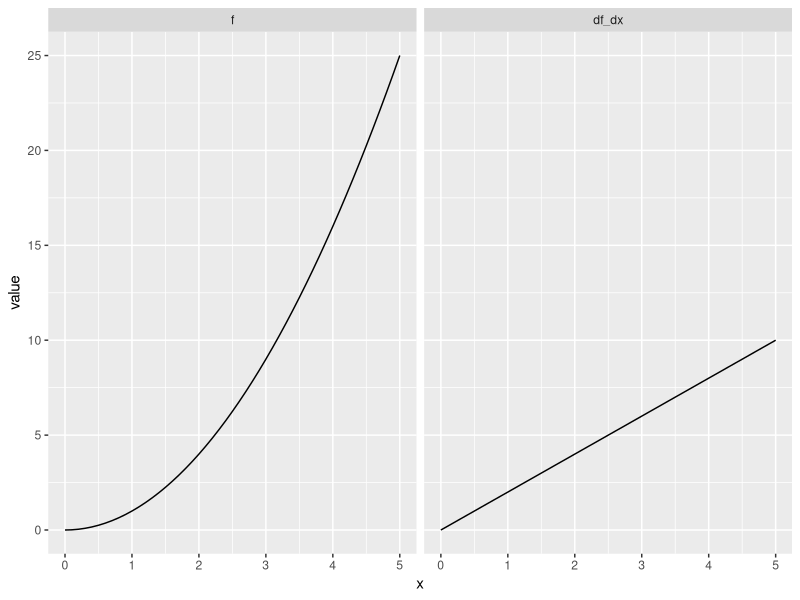
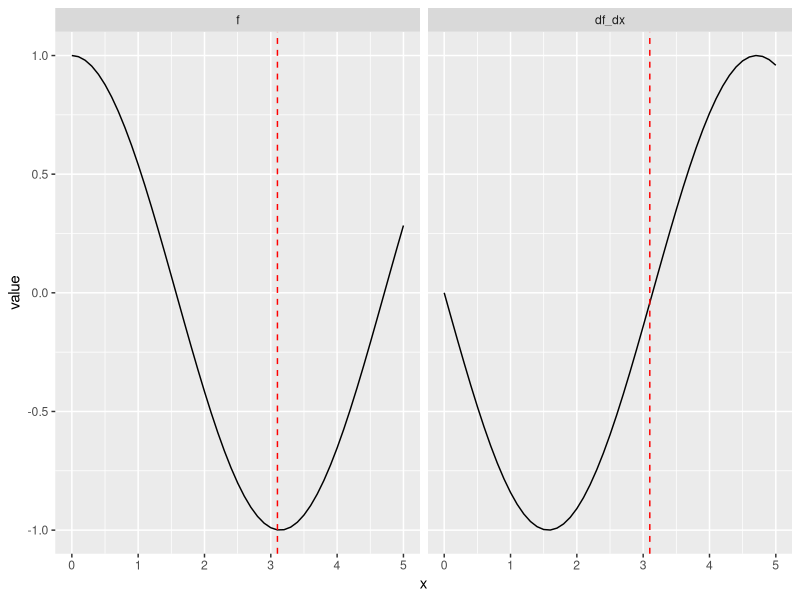
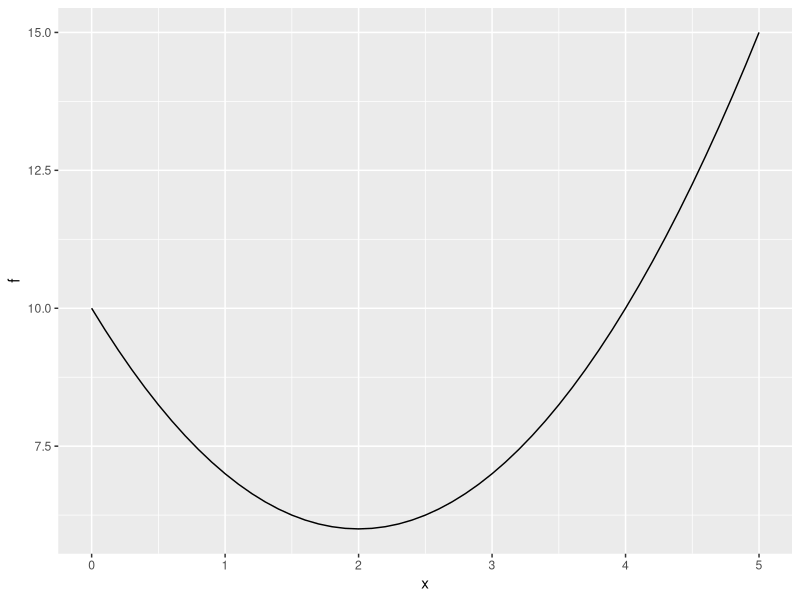
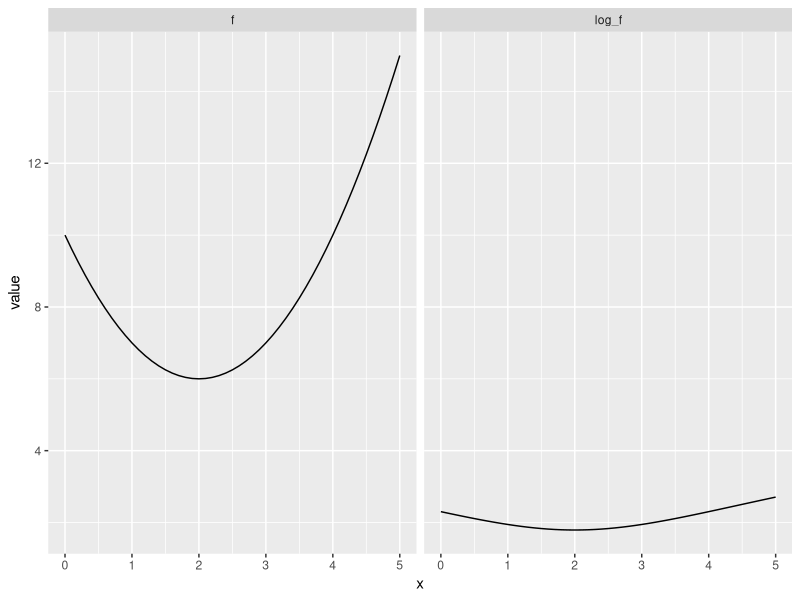

Write R code to recreate these figures, in order.
x <- seq(0,5,0.1) # x is a vector with numbers from 1 to 10
f <- x^2 # f is a vector with the values of the function for x = 1 to x = 10
df_dx <- 2*x # df_dx is a vector with the values of the derivative for x = 1 to x = 10
library(tidyverse)
x_dat <- data.frame(x=x,f=f,df_dx=df_dx) # make a data frame so we can plot these nicely
x_dat <- gather(x_dat, "func","value",f:df_dx) # put data frame in long form
x_dat$func <- x_dat$func %>% factor() %>% relevel("f") # makes it so "f" is the function plotted on left
ggplot(x_dat,aes(x=x,y=value)) + geom_line() + facet_grid(. ~ func) # plot func

x <- seq(0,5,0.1)
f <- cos(x)
x_min <- x[which.min(f)] # find the x value where f is at minimum
df_dx <- -sin(x)
x_dat <- data.frame(x=x,f=f,df_dx=df_dx) # make a data frame so we can plot these nicely
x_dat <- gather(x_dat, "func","value",f:df_dx) # put data frame in long form
x_dat$func <- x_dat$func %>% factor() %>% relevel("f") # makes it so "f" is the function plotted on left
ggplot(x_dat,aes(x=x,y=value)) + geom_line() + facet_grid(. ~ func) +
      geom_vline(xintercept = x_min,linetype="dashed",color="red")# add line where f is min

x <- seq(0,5,0.1)
f <- (x-2)^2 + 6
x_dat <- data.frame(x,f)
require(ggplot2) # in case you need to load the library again
ggplot(x_dat,aes(x=x,y=f)) + geom_line()


x <- seq(0,5,0.1)
f <- (x-2)^2 + 6
log_f <- log(f)
x_dat <- data.frame(x,f,log_f)
require(tidyverse)
x_dat <- gather(x_dat,"func","value",f:log_f) # put this in long form
ggplot(x_dat,aes(x=x,y=value)) + geom_line() + facet_grid(.~func) # plot function and log transformation of function side by side. 
